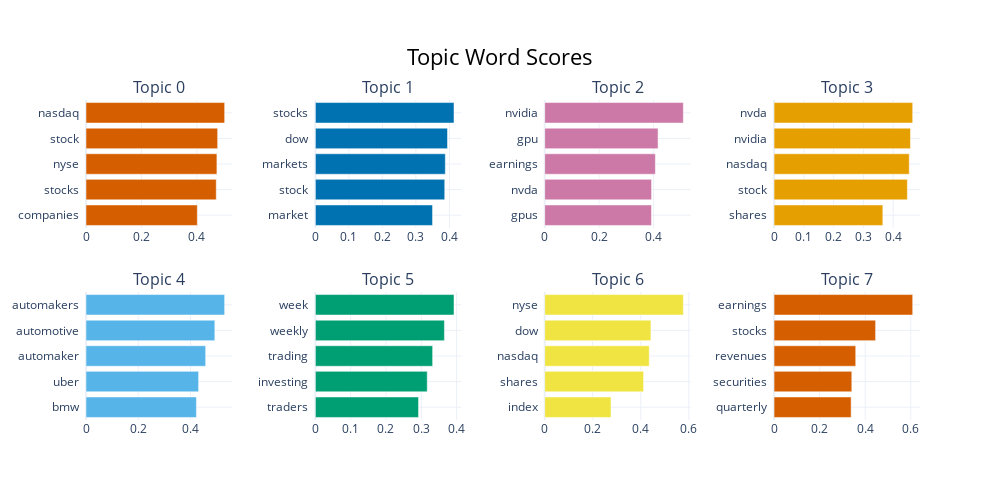

Notebook code cell kept with this figure:
### Markdown cell above
# Chatgpt representation

For the chatgpt representation, we pick the best performing set of hyperparameters to replace the representation model with the ChatGPT version of it. Then we will experiment with different prompts.

Let us first recreate the topics using the best found BERTopic hyperparameters. Then in later steps we replace the representation model with the one from OPENAI

### Code cell
custom_bert_parameters = {
    "language": "english",
    "nr_topics": 27,
    "document_embedding": SentenceTransformer("all-MiniLM-L6-v2"),
    "reduce_dimensionality": UMAP(min_dist=0.00, n_neighbors=10),
    "clustering": HDBSCAN(min_cluster_size=5, min_samples=10),
    "topic_tokenization": CountVectorizer(stop_words="english", ngram_range=(1, 1)),
    "topic_representation": ClassTfidfTransformer(reduce_frequent_words=True),
    "representation_model": KeyBERTInspired()#representation_model
}
topic_model_content, topics_numbers, probs_numbers = show_bertopic_evaluations(custom_bert_parameters, iteration=10000)
topic_model_content.visualize_barchart()

### Figure 1 — Plotly figure (JSON) as saved in the notebook; plotly's stock layout.template omitted (floating-point values rounded to 4 significant figures)
{"data": [{"marker": {"color": "#D55E00"}, "orientation": "h", "x": [0.4014, 0.4697, 0.4721, 0.4747, 0.5], "y": ["companies  ", "stocks  ", "nyse  ", "stock  ", "nasdaq  "], "type": "bar", "xaxis": "x", "yaxis": "y"}, {"marker": {"color": "#0072B2"}, "orientation": "h", "x": [0.3497, 0.3861, 0.3878, 0.3944, 0.4137], "y": ["market  ", "stock  ", "markets  ", "dow  ", "stocks  "], "type": "bar", "xaxis": "x2", "yaxis": "y2"}, {"marker": {"color": "#CC79A7"}, "orientation": "h", "x": [0.3922, 0.3925, 0.4064, 0.4163, 0.5092], "y": ["gpus  ", "nvda  ", "earnings  ", "gpu  ", "nvidia  "], "type": "bar", "xaxis": "x3", "yaxis": "y3"}, {"marker": {"color": "#E69F00"}, "orientation": "h", "x": [0.3652, 0.4477, 0.4539, 0.4581, 0.4656], "y": ["shares  ", "stock  ", "nasdaq  ", "nvidia  ", "nvda  "], "type": "bar", "xaxis": "x4", "yaxis": "y4"}, {"marker": {"color": "#56B4E9"}, "orientation": "h", "x": [0.4225, 0.4308, 0.4578, 0.493, 0.5305], "y": ["bmw  ", "uber  ", "automaker  ", "automotive  ", "automakers  "], "type": "bar", "xaxis": "x5", "yaxis": "y5"}, {"marker": {"color": "#009E73"}, "orientation": "h", "x": [0.2922, 0.3168, 0.3321, 0.3655, 0.3927], "y": ["traders  ", "investing  ", "trading  ", "weekly  ", "week  "], "type": "bar", "xaxis": "x6", "yaxis": "y6"}, {"marker": {"color": "#F0E442"}, "orientation": "h", "x": [0.2761, 0.4117, 0.4353, 0.4422, 0.5772], "y": ["index  ", "shares  ", "nasdaq  ", "dow  ", "nyse  "], "type": "bar", "xaxis": "x7", "yaxis": "y7"}, {"marker": {"color": "#D55E00"}, "orientation": "h", "x": [0.3382, 0.3412, 0.3584, 0.4455, 0.6084], "y": ["quarterly  ", "securities  ", "revenues  ", "stocks  ", "earnings  "], "type": "bar", "xaxis": "x8", "yaxis": "y8"}], "layout": {"xaxis": {"anchor": "y", "domain": [0.0, 0.175], "showgrid": true}, "yaxis": {"anchor": "x", "domain": [0.6, 1.0], "showgrid": true}, "xaxis2": {"anchor": "y2", "domain": [0.275, 0.45], "showgrid": true}, "yaxis2": {"anchor": "x2", "domain": [0.6, 1.0], "showgrid": true}, "xaxis3": {"anchor": "y3", "domain": [0.55, 0.725], "showgrid": true}, "yaxis3": {"anchor": "x3", "domain": [0.6, 1.0], "showgrid": true}, "xaxis4": {"anchor": "y4", "domain": [0.825, 1.0], "showgrid": true}, "yaxis4": {"anchor": "x4", "domain": [0.6, 1.0], "showgrid": true}, "xaxis5": {"anchor": "y5", "domain": [0.0, 0.175], "showgrid": true}, "yaxis5": {"anchor": "x5", "domain": [0.0, 0.4], "showgrid": true}, "xaxis6": {"anchor": "y6", "domain": [0.275, 0.45], "showgrid": true}, "yaxis6": {"anchor": "x6", "domain": [0.0, 0.4], "showgrid": true}, "xaxis7": {"anchor": "y7", "domain": [0.55, 0.725], "showgrid": true}, "yaxis7": {"anchor": "x7", "domain": [0.0, 0.4], "showgrid": true}, "xaxis8": {"anchor": "y8", "domain": [0.825, 1.0], "showgrid": true}, "yaxis8": {"anchor": "x8", "domain": [0.0, 0.4], "showgrid": true}, "annotations": [{"font": {"size": 16}, "showarrow": false, "text": "Topic 0", "x": 0.0875, "xanchor": "center", "xref": "paper", "y": 1.0, "yanchor": "bottom", "yref": "paper"}, {"font": {"size": 16}, "showarrow": false, "text": "Topic 1", "x": 0.3625, "xanchor": "center", "xref": "paper", "y": 1.0, "yanchor": "bottom", "yref": "paper"}, {"font": {"size": 16}, "showarrow": false, "text": "Topic 2", "x": 0.6375, "xanchor": "center", "xref": "paper", "y": 1.0, "yanchor": "bottom", "yref": "paper"}, {"font": {"size": 16}, "showarrow": false, "text": "Topic 3", "x": 0.9125, "xanchor": "center", "xref": "paper", "y": 1.0, "yanchor": "bottom", "yref": "paper"}, {"font": {"size": 16}, "showarrow": false, "text": "Topic 4", "x": 0.0875, "xanchor": "center", "xref": "paper", "y": 0.4, "yanchor": "bottom", "yref": "paper"}, {"font": {"size": 16}, "showarrow": false, "text": "Topic 5", "x": 0.3625, "xanchor": "center", "xref": "paper", "y": 0.4, "yanchor": "bottom", "yref": "paper"}, {"font": {"size": 16}, "showarrow": false, "text": "Topic 6", "x": 0.6375, "xanchor": "center", "xref": "paper", "y": 0.4, "yanchor": "bottom", "yref": "paper"}, {"font": {"size": 16}, "showarrow": false, "text": "Topic 7", "x": 0.9125, "xanchor": "center", "xref": "paper", "y": 0.4, "yanchor": "bottom", "yref": "paper"}], "title": {"font": {"size": 22, "color": "Black"}, "text": "Topic Word Scores", "x": 0.5, "xanchor": "center", "yanchor": "top"}, "hoverlabel": {"font": {"size": 16, "family": "Rockwell"}, "bgcolor": "white"}, "showlegend": false, "width": 1000, "height": 500}}
